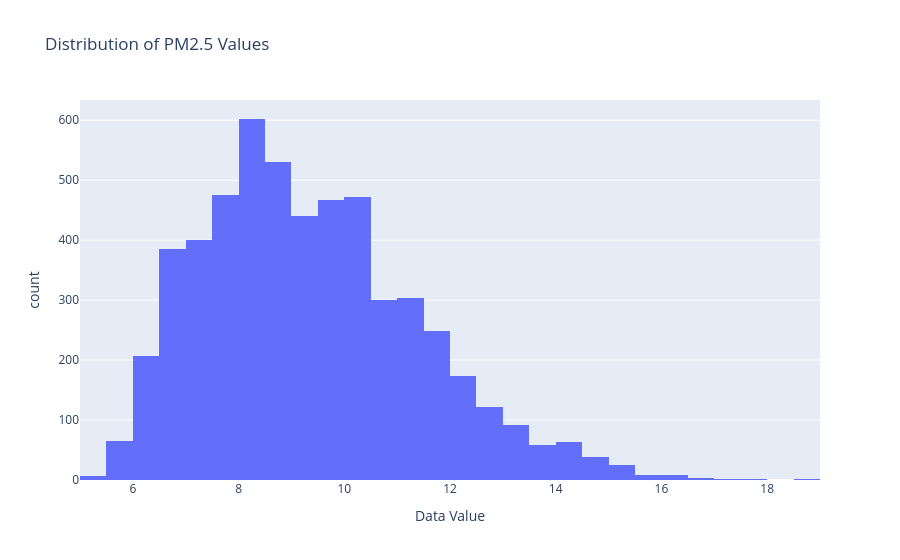

Write notebook code for a chart like this one.
### Markdown cell above
##Distribution of PM2.5 Values

### Code cell
fig = px.histogram(
    pm25,
    x="Data Value",
    nbins=30,
    title="Distribution of PM2.5 Values"
)

fig.show()

### Figure 1 — Plotly figure (JSON) as saved in the notebook; plotly's stock layout.template omitted (floating-point values rounded to 4 significant figures; data arrays with more than 128 entries replaced by an {"elided": "..."} marker saying what was removed)
{"data": [{"bingroup": "x", "hovertemplate": "Data Value=%{x}<br>count=%{y}<extra></extra>", "legendgroup": "", "marker": {"color": "#636efa", "pattern": {"shape": ""}}, "name": "", "nbinsx": 30, "orientation": "v", "showlegend": false, "type": "histogram", "x": {"elided": "5499 float values"}, "xaxis": "x", "yaxis": "y"}], "layout": {"barmode": "relative", "legend": {"tracegroupgap": 0}, "title": {"text": "Distribution of PM2.5 Values"}, "xaxis": {"anchor": "y", "domain": [0, 1], "title": {"text": "Data Value"}}, "yaxis": {"anchor": "x", "domain": [0, 1], "title": {"text": "count"}}}}
